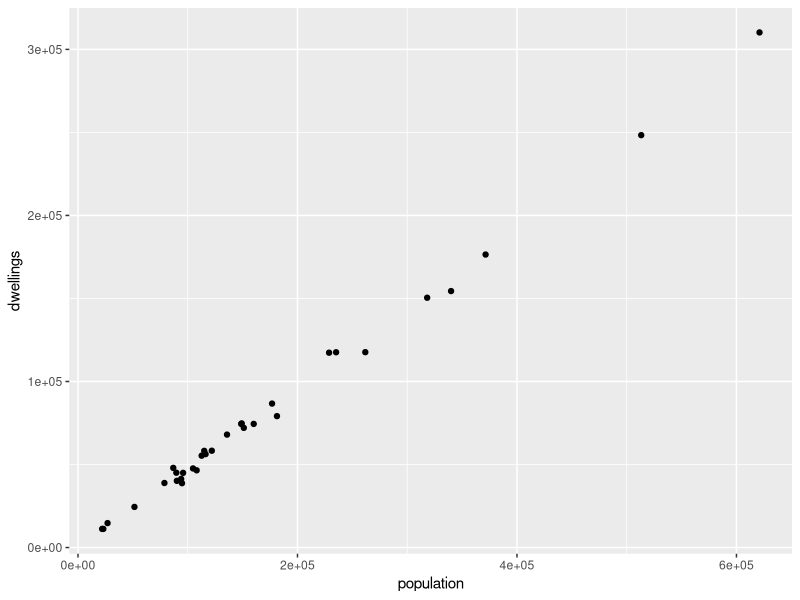

This figure's R source:
# Exercise 2 - 2 datasets from a datacart and scatter

# trying tidyverse - there's an alternative exercise without it

library(ggplot2)

# as with the previous exercise,  bring in the data

housing_pop <- read.csv("data/exercise_2_data_1.csv", stringsAsFactors = F)

# sort the data out - using dplyr this time  - rename those long column names

colnames(housing_pop)[c(3, 4)] <- c('population', 'dwellings')
housing_pop_clean <- housing_pop[,c(2:4)]

# now we draw a scatterplot - notice we aren't using tidy data now -
# to draw a scatterplot we need two columns - data should be as wide as it needs to be, no wider
scatterplot <-ggplot(housing_pop_clean, aes(x=population, y = dwellings)) +
                geom_point()

scatterplot





